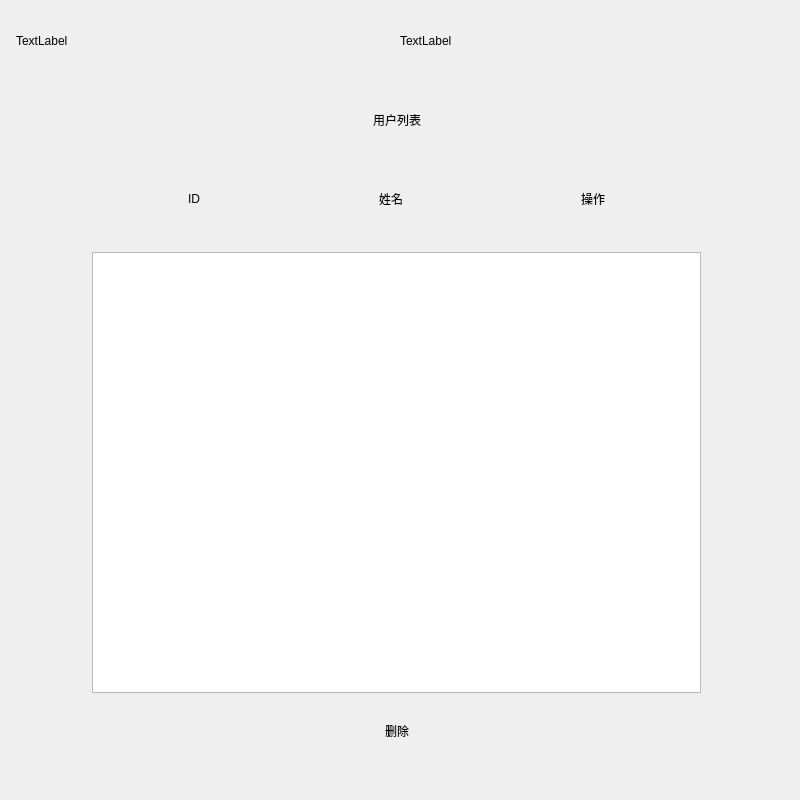
<?xml version="1.0" encoding="UTF-8"?>
<ui version="4.0">
 <class>UserListForm</class>
 <widget class="QWidget" name="UserListForm">
  <property name="geometry">
   <rect>
    <x>0</x>
    <y>0</y>
    <width>800</width>
    <height>800</height>
   </rect>
  </property>
  <property name="windowTitle">
   <string>Form</string>
  </property>
  <widget class="QWidget" name="layoutWidget">
   <property name="geometry">
    <rect>
     <x>16</x>
     <y>12</y>
     <width>761</width>
     <height>751</height>
    </rect>
   </property>
   <layout class="QVBoxLayout" name="verticalLayout" stretch="3,1,3,1,3,1,23,1,3,1">
    <item>
     <layout class="QHBoxLayout" name="horizontalLayout">
      <item>
       <widget class="QLabel" name="label_day">
        <property name="text">
         <string>TextLabel</string>
        </property>
       </widget>
      </item>
      <item>
       <spacer name="horizontalSpacer">
        <property name="orientation">
         <enum>Qt::Horizontal</enum>
        </property>
        <property name="sizeHint" stdset="0">
         <size>
          <width>40</width>
          <height>20</height>
         </size>
        </property>
       </spacer>
      </item>
      <item>
       <widget class="QLabel" name="label_time">
        <property name="text">
         <string>TextLabel</string>
        </property>
       </widget>
      </item>
      <item>
       <spacer name="horizontalSpacer_2">
        <property name="orientation">
         <enum>Qt::Horizontal</enum>
        </property>
        <property name="sizeHint" stdset="0">
         <size>
          <width>40</width>
          <height>20</height>
         </size>
        </property>
       </spacer>
      </item>
     </layout>
    </item>
    <item>
     <spacer name="verticalSpacer">
      <property name="orientation">
       <enum>Qt::Vertical</enum>
      </property>
      <property name="sizeHint" stdset="0">
       <size>
        <width>20</width>
        <height>40</height>
       </size>
      </property>
     </spacer>
    </item>
    <item>
     <layout class="QHBoxLayout" name="horizontalLayout_2">
      <item>
       <widget class="QPushButton" name="pushButton">
        <property name="sizePolicy">
         <sizepolicy hsizetype="Fixed" vsizetype="Fixed">
          <horstretch>0</horstretch>
          <verstretch>0</verstretch>
         </sizepolicy>
        </property>
        <property name="minimumSize">
         <size>
          <width>50</width>
          <height>50</height>
         </size>
        </property>
        <property name="text">
         <string/>
        </property>
        <property name="icon">
         <iconset resource="plamres.qrc">
          <normaloff>:/new/res/images/back.svg</normaloff>:/new/res/images/back.svg</iconset>
        </property>
        <property name="iconSize">
         <size>
          <width>40</width>
          <height>40</height>
         </size>
        </property>
        <property name="flat">
         <bool>true</bool>
        </property>
       </widget>
      </item>
      <item>
       <spacer name="horizontalSpacer_3">
        <property name="orientation">
         <enum>Qt::Horizontal</enum>
        </property>
        <property name="sizeHint" stdset="0">
         <size>
          <width>40</width>
          <height>20</height>
         </size>
        </property>
       </spacer>
      </item>
      <item>
       <widget class="QLabel" name="label_title">
        <property name="text">
         <string>用户列表</string>
        </property>
       </widget>
      </item>
      <item>
       <spacer name="horizontalSpacer_4">
        <property name="orientation">
         <enum>Qt::Horizontal</enum>
        </property>
        <property name="sizeHint" stdset="0">
         <size>
          <width>40</width>
          <height>20</height>
         </size>
        </property>
       </spacer>
      </item>
      <item>
       <widget class="QPushButton" name="pushButton_search">
        <property name="sizePolicy">
         <sizepolicy hsizetype="Fixed" vsizetype="Fixed">
          <horstretch>0</horstretch>
          <verstretch>0</verstretch>
         </sizepolicy>
        </property>
        <property name="minimumSize">
         <size>
          <width>50</width>
          <height>50</height>
         </size>
        </property>
        <property name="text">
         <string/>
        </property>
        <property name="icon">
         <iconset resource="plamres.qrc">
          <normaloff>:/new/res/images/search.svg</normaloff>:/new/res/images/search.svg</iconset>
        </property>
        <property name="iconSize">
         <size>
          <width>40</width>
          <height>40</height>
         </size>
        </property>
        <property name="flat">
         <bool>true</bool>
        </property>
       </widget>
      </item>
     </layout>
    </item>
    <item>
     <spacer name="verticalSpacer_2">
      <property name="orientation">
       <enum>Qt::Vertical</enum>
      </property>
      <property name="sizeHint" stdset="0">
       <size>
        <width>20</width>
        <height>40</height>
       </size>
      </property>
     </spacer>
    </item>
    <item>
     <layout class="QHBoxLayout" name="horizontalLayout_3">
      <item>
       <spacer name="horizontalSpacer_5">
        <property name="orientation">
         <enum>Qt::Horizontal</enum>
        </property>
        <property name="sizeHint" stdset="0">
         <size>
          <width>40</width>
          <height>20</height>
         </size>
        </property>
       </spacer>
      </item>
      <item>
       <widget class="QLabel" name="label_id">
        <property name="text">
         <string>ID</string>
        </property>
       </widget>
      </item>
      <item>
       <spacer name="horizontalSpacer_6">
        <property name="orientation">
         <enum>Qt::Horizontal</enum>
        </property>
        <property name="sizeHint" stdset="0">
         <size>
          <width>40</width>
          <height>20</height>
         </size>
        </property>
       </spacer>
      </item>
      <item>
       <widget class="QLabel" name="label_name">
        <property name="text">
         <string>姓名</string>
        </property>
       </widget>
      </item>
      <item>
       <spacer name="horizontalSpacer_7">
        <property name="orientation">
         <enum>Qt::Horizontal</enum>
        </property>
        <property name="sizeHint" stdset="0">
         <size>
          <width>40</width>
          <height>20</height>
         </size>
        </property>
       </spacer>
      </item>
      <item>
       <widget class="QLabel" name="label_tool">
        <property name="text">
         <string>操作</string>
        </property>
       </widget>
      </item>
      <item>
       <spacer name="horizontalSpacer_12">
        <property name="orientation">
         <enum>Qt::Horizontal</enum>
        </property>
        <property name="sizeHint" stdset="0">
         <size>
          <width>40</width>
          <height>20</height>
         </size>
        </property>
       </spacer>
      </item>
     </layout>
    </item>
    <item>
     <spacer name="verticalSpacer_3">
      <property name="orientation">
       <enum>Qt::Vertical</enum>
      </property>
      <property name="sizeHint" stdset="0">
       <size>
        <width>20</width>
        <height>40</height>
       </size>
      </property>
     </spacer>
    </item>
    <item>
     <layout class="QHBoxLayout" name="horizontalLayout_5" stretch="1,8,1">
      <item>
       <spacer name="horizontalSpacer_10">
        <property name="orientation">
         <enum>Qt::Horizontal</enum>
        </property>
        <property name="sizeHint" stdset="0">
         <size>
          <width>40</width>
          <height>20</height>
         </size>
        </property>
       </spacer>
      </item>
      <item>
       <widget class="QListWidget" name="listWidget"/>
      </item>
      <item>
       <spacer name="horizontalSpacer_11">
        <property name="orientation">
         <enum>Qt::Horizontal</enum>
        </property>
        <property name="sizeHint" stdset="0">
         <size>
          <width>40</width>
          <height>20</height>
         </size>
        </property>
       </spacer>
      </item>
     </layout>
    </item>
    <item>
     <spacer name="verticalSpacer_4">
      <property name="orientation">
       <enum>Qt::Vertical</enum>
      </property>
      <property name="sizeHint" stdset="0">
       <size>
        <width>20</width>
        <height>40</height>
       </size>
      </property>
     </spacer>
    </item>
    <item>
     <layout class="QHBoxLayout" name="horizontalLayout_4">
      <item>
       <spacer name="horizontalSpacer_8">
        <property name="orientation">
         <enum>Qt::Horizontal</enum>
        </property>
        <property name="sizeHint" stdset="0">
         <size>
          <width>40</width>
          <height>20</height>
         </size>
        </property>
       </spacer>
      </item>
      <item>
       <widget class="QPushButton" name="pushButton_delete">
        <property name="text">
         <string>删除</string>
        </property>
        <property name="flat">
         <bool>true</bool>
        </property>
       </widget>
      </item>
      <item>
       <spacer name="horizontalSpacer_9">
        <property name="orientation">
         <enum>Qt::Horizontal</enum>
        </property>
        <property name="sizeHint" stdset="0">
         <size>
          <width>40</width>
          <height>20</height>
         </size>
        </property>
       </spacer>
      </item>
     </layout>
    </item>
    <item>
     <spacer name="verticalSpacer_5">
      <property name="orientation">
       <enum>Qt::Vertical</enum>
      </property>
      <property name="sizeHint" stdset="0">
       <size>
        <width>20</width>
        <height>40</height>
       </size>
      </property>
     </spacer>
    </item>
   </layout>
  </widget>
 </widget>
 <resources>
  <include location="plamres.qrc"/>
 </resources>
 <connections/>
</ui>
